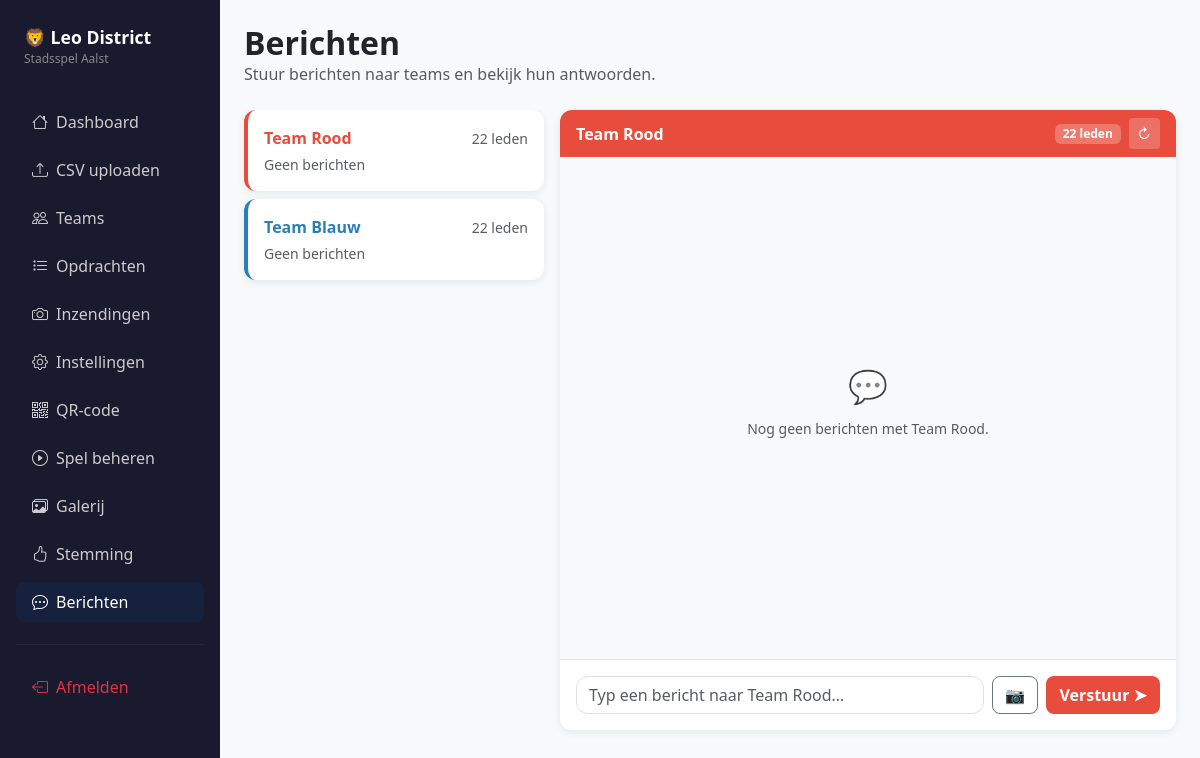
Page /admin/messages?team_id=1 (signed in) on the earlier database version.
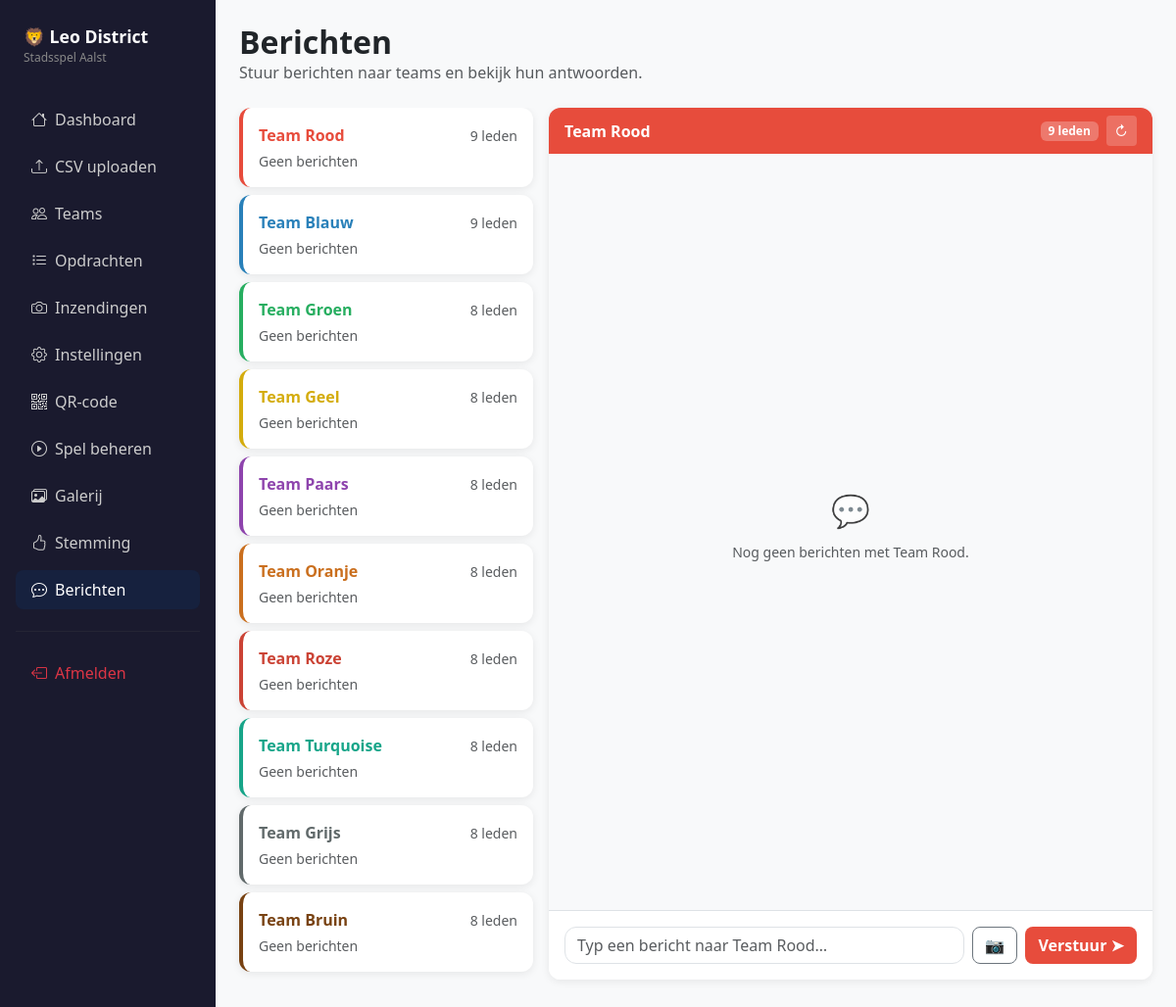
Same page on the later database version.
### app.py (models this page shows, shortened)
class Team(db.Model):
    id = db.Column(db.Integer, primary_key=True)
    name = db.Column(db.String(50), nullable=False)
    color = db.Column(db.String(20), nullable=False)
    bg_color = db.Column(db.String(20), nullable=False)
    label = db.Column(db.String(20), nullable=False)
    current_step = db.Column(db.Integer, default=0)
    route_json = db.Column(db.String(200), nullable=False, default="[]")
    finished = db.Column(db.Boolean, default=False)
    finished_at = db.Column(db.DateTime, nullable=True)
    members = db.relationship("Participant", backref="team", lazy=True)
    messages = db.relationship("Message", backref="team", lazy=True,
                               order_by="Message.sent_at")
    photo_submissions = db.relationship("PhotoSubmission", backref="team", lazy=True)
    @property
    def unread_from_team(self):
        return Message.query.filter_by(
            team_id=self.id, sender_type="team", read_by_admin=False
        ).count()

### app.py (the view)
@app.route("/admin/messages")
@admin_required
def admin_messages():
    teams = Team.query.all()
    selected_team_id = request.args.get("team_id", type=int)
    selected_team = None
    conversation = []
    if selected_team_id:
        selected_team = Team.query.get(selected_team_id)
        if selected_team:
            conversation = selected_team.messages
            Message.query.filter_by(
                team_id=selected_team_id, sender_type="team", read_by_admin=False
            ).update({"read_by_admin": True})
            db.session.commit()
    return render_template(
        "admin/messages.html",
        teams=teams, selected_team=selected_team, conversation=conversation,
        total_unread=Message.query.filter_by(sender_type="team", read_by_admin=False).count(),
    )

### app.py (called while the page is built)
def admin_required(f):
    from functools import wraps
    @wraps(f)
    def decorated(*args, **kwargs):
        if not session.get("admin_logged_in"):
            return redirect(url_for("admin_login"))
        return f(*args, **kwargs)
    return decorated

### templates/admin/messages.html (shortened to what the changed rows need)
{% extends "base_admin.html" %}
{% block content %}
<div class="d-flex align-items-center mb-4">
  <div>
    <h2 class="fw-bold mb-0">Berichten</h2>
  </div>
</div>
<div class="row g-3" style="height: calc(100vh - 180px); min-height: 400px;">
  <div class="col-md-4" style="height:100%; overflow-y:auto;">
    {% if teams %}
      {% for team in teams %}
      <a href="{{ url_for('admin_messages', team_id=team.id) }}"
         class="d-block text-decoration-none mb-2">
        <div class="card {% if selected_team and selected_team.id == team.id %}border-primary{% endif %}"
             style="border-left: 4px solid {{ team.color }} !important;">
          <div class="card-body p-3">
            <div class="d-flex align-items-center">
              <span class="fw-bold" style="color:{{ team.color }}">{{ team.name }}</span>
              {% set unread = team.unread_from_team %}
              <span class="ms-auto text-muted small">{{ team.members|length }} leden</span>
            </div>
            {% set last_msg = team.messages[-1] if team.messages else none %}
            {% if last_msg %}
            <div class="text-muted small mt-1 text-truncate" style="max-width:220px;">
              {% if last_msg.sender_type == 'admin' %}🧑‍💼{% else %}👥{% endif %}
              {{ last_msg.content or '📷 Foto' }}
            </div>
            <div class="text-muted" style="font-size:.7rem;">{{ last_msg.sent_at.strftime('%H:%M') }}</div>
            {% else %}
            <div class="text-muted small mt-1">Geen berichten</div>
            {% endif %}
          </div>
        </div>
      </a>
      {% endfor %}
    {% endif %}
  </div>
  <div class="col-md-8 d-flex flex-column" style="height:100%;">
    {% if selected_team %}
    <div class="card flex-fill d-flex flex-column" style="overflow:hidden;">
      <div class="card-header d-flex align-items-center gap-2 py-2"
           style="background:{{ selected_team.color }}; border:none;">
        <span class="fw-bold text-white">{{ selected_team.name }}</span>
        <span class="badge ms-auto" style="background:rgba(255,255,255,.25); color:#fff;">
          {{ selected_team.members|length }} leden
        </span>
        <button class="btn btn-sm" style="background:rgba(255,255,255,.2);color:#fff;"
                onclick="location.reload()">
          ↻
        </button>
      </div>
      <div class="card-body flex-fill overflow-auto p-3 d-flex flex-column gap-2"
           id="conversationArea"
           style="background:#f8f9fa;">
        {% if conversation %}
          {% for msg in conversation %}
          <div class="d-flex flex-column align-items-{% if msg.sender_type == 'admin' %}end{% else %}start{% endif %}">
            <div class="px-3 py-2 rounded-3 shadow-sm"
                 style="max-width:70%; word-break:break-word;
                 background:{% if msg.sender_type == 'admin' %}{{ selected_team.color }}{% else %}#fff{% endif %};
                 color:{% if msg.sender_type == 'admin' %}#fff{% else %}#1a1a2e{% endif %};">
              {% if msg.sender_type == 'team' %}
              <div style="font-size:.7rem; opacity:.6; margin-bottom:.2rem;">{{ msg.sender_name }}</div>
              {% endif %}
              {% if msg.content %}
              <div>{{ msg.content }}</div>
              {% endif %}
              {% if msg.photo_filename %}
              <img src="{{ url_for('uploaded_file', filename=msg.photo_filename) }}"
                   alt="foto"
                   style="max-width:200px; border-radius:8px; margin-top:.3rem; cursor:pointer; display:block;"
                   onclick="openLightbox(this.src)">
              {% endif %}
              <div style="font-size:.7rem; opacity:.6; margin-top:.2rem; text-align:right;">
                {{ msg.sent_at.strftime('%H:%M') }}
              </div>
            </div>
          </div>
          {% endfor %}
        {% else %}
          <div class="text-center text-muted my-auto">
            <div class="fs-2 mb-2">💬</div>
            <p class="small">Nog geen berichten met {{ selected_team.name }}.</p>
          </div>
        {% endif %}
      </div>
      <div class="card-footer p-3 bg-white border-top">
        <form method="POST" action="{{ url_for('admin_send_message') }}"
              enctype="multipart/form-data">
          <div class="d-flex gap-2 align-items-end">
            <textarea name="content" class="form-control" rows="1" id="adminTextarea"
                      placeholder="Typ een bericht naar {{ selected_team.name }}…"
                      style="resize:none; border-radius:12px;"
                      oninput="autoResize(this)"></textarea>
            <button type="button" class="btn btn-outline-secondary rounded-3 flex-shrink-0"
                    onclick="document.getElementById('photoInput').click()"
                    title="Foto bijvoegen">
              📷
            </button>
            <button type="submit" class="btn rounded-3 flex-shrink-0 fw-semibold"
                    style="background:{{ selected_team.color }};color:#fff; white-space:nowrap;">
              Verstuur ➤
            </button>
          </div>
        </form>
      </div>
    </div>
    {% endif %}
  </div>
</div>
{% endblock %}

Differences in the rows shown:
changed Team "Team Rood": members|length "22" → "9"
changed Team "Team Blauw": members|length "22" → "9"
added Team: name "Team Groen", members|length "8"
added Team: name "Team Geel", members|length "8"
added Team: name "Team Paars", members|length "8"
added Team: name "Team Oranje", members|length "8"
added Team: name "Team Roze", members|length "8"
added Team: name "Team Turquoise", members|length "8"
added Team: name "Team Grijs", members|length "8"
added Team: name "Team Bruin", members|length "8"
Other differences:
{{ selected_team.members|length }}: "22" → "9"
